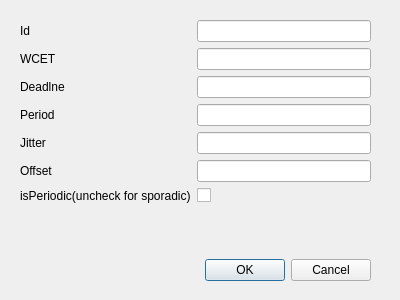
<?xml version="1.0" encoding="UTF-8"?>
<ui version="4.0">
 <class>St_Dialog</class>
 <widget class="QDialog" name="St_Dialog">
  <property name="geometry">
   <rect>
    <x>0</x>
    <y>0</y>
    <width>400</width>
    <height>300</height>
   </rect>
  </property>
  <property name="windowTitle">
   <string>Dialog</string>
  </property>
  <widget class="QWidget" name="layoutWidget">
   <property name="geometry">
    <rect>
     <x>20</x>
     <y>20</y>
     <width>351</width>
     <height>261</height>
    </rect>
   </property>
   <layout class="QVBoxLayout" name="verticalLayout">
    <item>
     <layout class="QFormLayout" name="formLayout">
      <item row="0" column="0">
       <widget class="QLabel" name="nameabel">
        <property name="text">
         <string>Id</string>
        </property>
       </widget>
      </item>
      <item row="0" column="1">
       <widget class="QLineEdit" name="name"/>
      </item>
      <item row="1" column="0">
       <widget class="QLabel" name="wcetLabel">
        <property name="text">
         <string>WCET</string>
        </property>
       </widget>
      </item>
      <item row="1" column="1">
       <widget class="QLineEdit" name="wcetEdit"/>
      </item>
      <item row="2" column="0">
       <widget class="QLabel" name="deadtimeLabel">
        <property name="text">
         <string>Deadlne</string>
        </property>
       </widget>
      </item>
      <item row="2" column="1">
       <widget class="QLineEdit" name="deadtimeEdit"/>
      </item>
      <item row="3" column="0">
       <widget class="QLabel" name="periodLabel">
        <property name="text">
         <string>Period</string>
        </property>
       </widget>
      </item>
      <item row="3" column="1">
       <widget class="QLineEdit" name="periodEdit"/>
      </item>
      <item row="4" column="0">
       <widget class="QLabel" name="jitterLabel">
        <property name="text">
         <string>Jitter</string>
        </property>
       </widget>
      </item>
      <item row="4" column="1">
       <widget class="QLineEdit" name="jitterEdit"/>
      </item>
      <item row="5" column="0">
       <widget class="QLabel" name="offsetLabel">
        <property name="text">
         <string>Offset</string>
        </property>
       </widget>
      </item>
      <item row="5" column="1">
       <widget class="QLineEdit" name="offsetEdit"/>
      </item>
      <item row="6" column="0">
       <widget class="QLabel" name="isLabel">
        <property name="text">
         <string>isPeriodic(uncheck for sporadic)</string>
        </property>
       </widget>
      </item>
      <item row="6" column="1">
       <widget class="QCheckBox" name="checkBox">
        <property name="text">
         <string/>
        </property>
       </widget>
      </item>
     </layout>
    </item>
    <item>
     <widget class="QDialogButtonBox" name="OkbuttonBox">
      <property name="standardButtons">
       <set>QDialogButtonBox::Cancel|QDialogButtonBox::Ok</set>
      </property>
     </widget>
    </item>
   </layout>
  </widget>
 </widget>
 <resources/>
 <connections/>
</ui>
